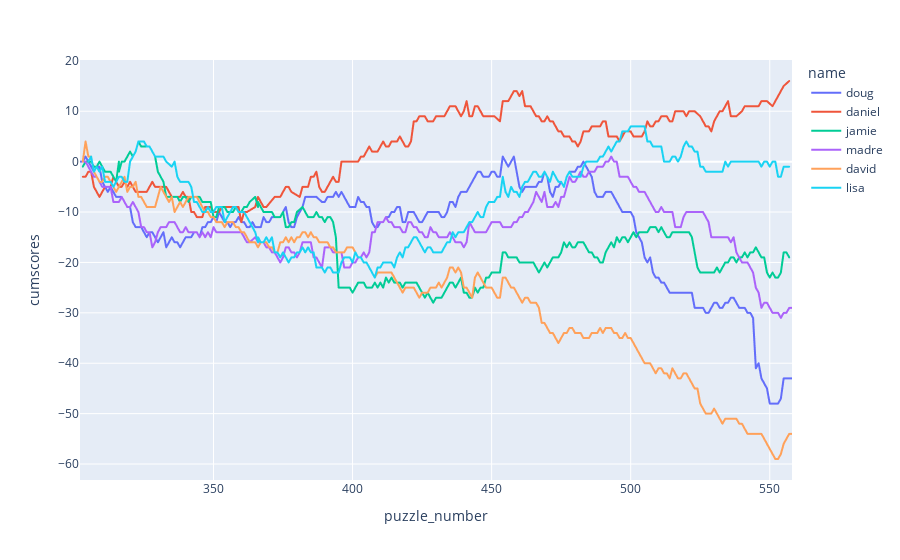

Notebook code for this chart:
### Code cell
players_df = players_df.sort_values("puzzle_number", ascending=True)
px.line(players_df, x='puzzle_number', y='cumscores', color='name')

### Figure 1 — Plotly figure (JSON) as saved in the notebook; plotly's stock layout.template omitted (floating-point values rounded to 4 significant figures; data arrays with more than 128 entries replaced by an {"elided": "..."} marker saying what was removed)
{"data": [{"hovertemplate": "name=doug<br>puzzle_number=%{x}<br>cumscores=%{y}<extra></extra>", "legendgroup": "doug", "line": {"color": "#636efa", "dash": "solid"}, "marker": {"symbol": "circle"}, "mode": "lines", "name": "doug", "showlegend": true, "type": "scattergl", "x": {"elided": "256 int values"}, "xaxis": "x", "y": {"elided": "256 int values"}, "yaxis": "y"}, {"hovertemplate": "name=daniel<br>puzzle_number=%{x}<br>cumscores=%{y}<extra></extra>", "legendgroup": "daniel", "line": {"color": "#EF553B", "dash": "solid"}, "marker": {"symbol": "circle"}, "mode": "lines", "name": "daniel", "showlegend": true, "type": "scattergl", "x": {"elided": "234 int values"}, "xaxis": "x", "y": {"elided": "234 int values"}, "yaxis": "y"}, {"hovertemplate": "name=jamie<br>puzzle_number=%{x}<br>cumscores=%{y}<extra></extra>", "legendgroup": "jamie", "line": {"color": "#00cc96", "dash": "solid"}, "marker": {"symbol": "circle"}, "mode": "lines", "name": "jamie", "showlegend": true, "type": "scattergl", "x": {"elided": "254 int values"}, "xaxis": "x", "y": {"elided": "254 int values"}, "yaxis": "y"}, {"hovertemplate": "name=madre<br>puzzle_number=%{x}<br>cumscores=%{y}<extra></extra>", "legendgroup": "madre", "line": {"color": "#ab63fa", "dash": "solid"}, "marker": {"symbol": "circle"}, "mode": "lines", "name": "madre", "showlegend": true, "type": "scattergl", "x": {"elided": "254 int values"}, "xaxis": "x", "y": {"elided": "254 int values"}, "yaxis": "y"}, {"hovertemplate": "name=david<br>puzzle_number=%{x}<br>cumscores=%{y}<extra></extra>", "legendgroup": "david", "line": {"color": "#FFA15A", "dash": "solid"}, "marker": {"symbol": "circle"}, "mode": "lines", "name": "david", "showlegend": true, "type": "scattergl", "x": {"elided": "256 int values"}, "xaxis": "x", "y": {"elided": "256 int values"}, "yaxis": "y"}, {"hovertemplate": "name=lisa<br>puzzle_number=%{x}<br>cumscores=%{y}<extra></extra>", "legendgroup": "lisa", "line": {"color": "#19d3f3", "dash": "solid"}, "marker": {"symbol": "circle"}, "mode": "lines", "name": "lisa", "showlegend": true, "type": "scattergl", "x": {"elided": "250 int values"}, "xaxis": "x", "y": {"elided": "250 int values"}, "yaxis": "y"}], "layout": {"legend": {"title": {"text": "name"}, "tracegroupgap": 0}, "margin": {"t": 60}, "xaxis": {"anchor": "y", "domain": [0, 1], "title": {"text": "puzzle_number"}}, "yaxis": {"anchor": "x", "domain": [0, 1], "title": {"text": "cumscores"}}}}
